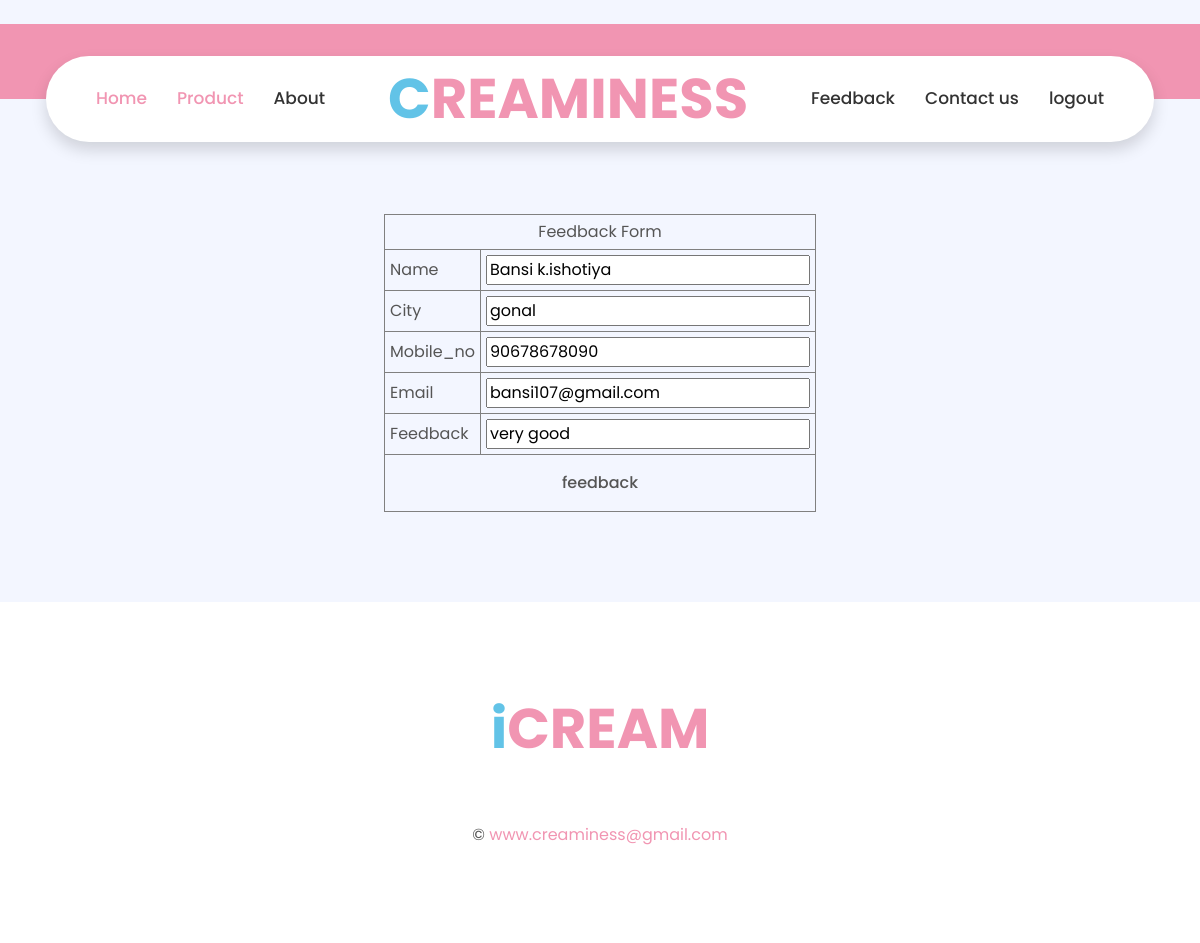
/project/client/feedbackedit.php?id=1, run on the app's committed database.
### tables this page shows
CREATE TABLE `feedback` (
  `id` int(11) NOT NULL,
  `name` varchar(20) NOT NULL,
  `city` varchar(15) NOT NULL,
  `mobileno` bigint(12) NOT NULL,
  `email` varchar(20) NOT NULL,
  `feedback` varchar(255) NOT NULL
);

### project/client/feedbackedit.php (the view, shortened to what this page needs)
<?php
include("header.php");
?>
<?php
$id=$_GET['id'];
include("con1.php");
$query="select*from feedback where id=".$id;
$result=mysqli_query($con,$query);
while($row=mysqli_fetch_array($result))
{
?>
<form action="feedbackeditcon.php" method="post">
<table class="tbl" border="1" cellpadding="5" cellspacing="5" align="center">
<tr>
  <td colspan="5" align="center" class="hed">Feedback Form</td>
</tr>
<tr>
<td>Name</td>
<td><input name="name" type="text" id="name" value="<?php echo $row["name"]?>" />
</td>
</tr>
<tr>
<td>City</td>
<td><input name="city" type="text" id="city" value="<?php echo $row["city"]?>" />
</td>
</tr>
<tr>
<td>Mobile_no</td>
<td><input name="mobileno" type="bigint" id="mobileno" value="<?php echo $row["mobileno"]?>" />
</td>
</tr>
<tr>
<td>Email</td>
<td><input name="email" type="text" id="email" value="<?php echo $row["email"]?>" />
</td>
</tr>
<tr>
<td>Feedback</td>
<td><input name="feedback" type="text" id="feedback" value="<?php echo $row["feedback"]?>" />
</td>
</tr>
<tr>
<td colspan="5" align="center" class="hed">
<input type="submit" name="submit" value="feedback" class="btn">
</td>
</tr>
</table>
</form>
<?php
}
?>
<?php include("footer.php");?>

### data on the page
feedback: name "Bansi k.ishotiya", city "gonal", mobileno "90678678090", email "bansi107@gmail.com", feedback "very good"
